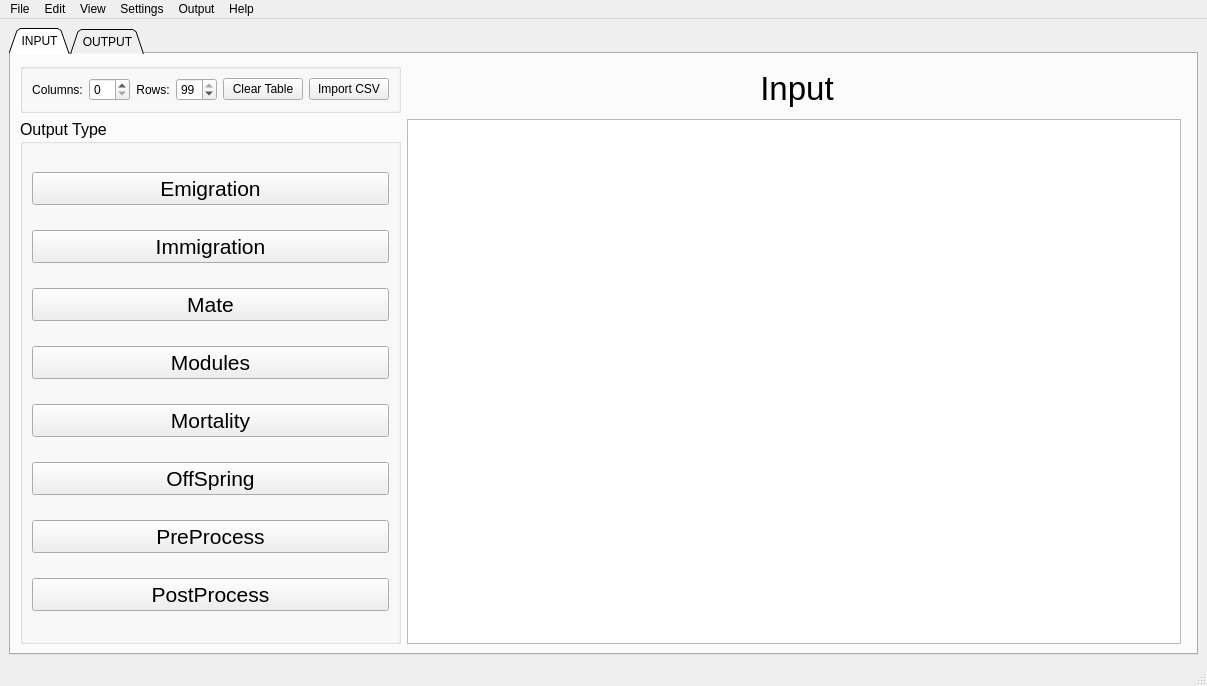
<?xml version="1.0" encoding="UTF-8"?>
<ui version="4.0">
 <class>MainWindow</class>
 <widget class="QMainWindow" name="MainWindow">
  <property name="geometry">
   <rect>
    <x>0</x>
    <y>0</y>
    <width>1207</width>
    <height>686</height>
   </rect>
  </property>
  <property name="windowTitle">
   <string>CDMetaPop</string>
  </property>
  <widget class="QWidget" name="centralwidget">
   <property name="sizePolicy">
    <sizepolicy hsizetype="Preferred" vsizetype="Preferred">
     <horstretch>0</horstretch>
     <verstretch>0</verstretch>
    </sizepolicy>
   </property>
   <property name="focusPolicy">
    <enum>Qt::NoFocus</enum>
   </property>
   <layout class="QGridLayout" name="gridLayout">
    <item row="0" column="1">
     <widget class="QTabWidget" name="tabWidget">
      <property name="tabShape">
       <enum>QTabWidget::Triangular</enum>
      </property>
      <property name="currentIndex">
       <number>0</number>
      </property>
      <property name="movable">
       <bool>true</bool>
      </property>
      <widget class="QWidget" name="tab">
       <attribute name="title">
        <string>INPUT</string>
       </attribute>
       <layout class="QGridLayout" name="gridLayout_5">
        <property name="sizeConstraint">
         <enum>QLayout::SetDefaultConstraint</enum>
        </property>
        <item row="0" column="1" colspan="2">
         <widget class="QLabel" name="InputTableLabelHeader">
          <property name="font">
           <font>
            <pointsize>25</pointsize>
           </font>
          </property>
          <property name="frameShadow">
           <enum>QFrame::Sunken</enum>
          </property>
          <property name="text">
           <string>Input</string>
          </property>
          <property name="alignment">
           <set>Qt::AlignCenter</set>
          </property>
         </widget>
        </item>
        <item row="2" column="1">
         <widget class="QTableWidget" name="InputTable"/>
        </item>
        <item row="2" column="0">
         <widget class="QGroupBox" name="OutPutGroup">
          <property name="font">
           <font>
            <pointsize>12</pointsize>
            <weight>50</weight>
            <bold>false</bold>
           </font>
          </property>
          <property name="title">
           <string>Output Type</string>
          </property>
          <layout class="QGridLayout" name="gridLayout_2">
           <item row="0" column="0">
            <widget class="QPushButton" name="EmigrationButton">
             <property name="font">
              <font>
               <pointsize>16</pointsize>
              </font>
             </property>
             <property name="text">
              <string>Emigration</string>
             </property>
            </widget>
           </item>
           <item row="1" column="0">
            <widget class="QPushButton" name="ImmigrationButton">
             <property name="font">
              <font>
               <pointsize>16</pointsize>
              </font>
             </property>
             <property name="text">
              <string>Immigration</string>
             </property>
            </widget>
           </item>
           <item row="2" column="0">
            <widget class="QPushButton" name="MateButton">
             <property name="font">
              <font>
               <pointsize>16</pointsize>
              </font>
             </property>
             <property name="text">
              <string>Mate</string>
             </property>
            </widget>
           </item>
           <item row="3" column="0">
            <widget class="QPushButton" name="ModulesButton">
             <property name="font">
              <font>
               <pointsize>16</pointsize>
              </font>
             </property>
             <property name="text">
              <string>Modules</string>
             </property>
            </widget>
           </item>
           <item row="4" column="0">
            <widget class="QPushButton" name="MortalityButton">
             <property name="font">
              <font>
               <pointsize>16</pointsize>
              </font>
             </property>
             <property name="text">
              <string>Mortality</string>
             </property>
            </widget>
           </item>
           <item row="5" column="0">
            <widget class="QPushButton" name="OffspringButton">
             <property name="font">
              <font>
               <pointsize>16</pointsize>
              </font>
             </property>
             <property name="text">
              <string>OffSpring</string>
             </property>
            </widget>
           </item>
           <item row="6" column="0">
            <widget class="QPushButton" name="PreProcessButton">
             <property name="font">
              <font>
               <pointsize>16</pointsize>
              </font>
             </property>
             <property name="text">
              <string>PreProcess</string>
             </property>
            </widget>
           </item>
           <item row="7" column="0">
            <widget class="QPushButton" name="PostProcessButton">
             <property name="font">
              <font>
               <pointsize>16</pointsize>
              </font>
             </property>
             <property name="text">
              <string>PostProcess</string>
             </property>
            </widget>
           </item>
          </layout>
         </widget>
        </item>
        <item row="0" column="0">
         <widget class="QGroupBox" name="InputTableGroup">
          <property name="title">
           <string/>
          </property>
          <layout class="QHBoxLayout" name="horizontalLayout_2">
           <item>
            <widget class="QLabel" name="ColumnsLabel">
             <property name="text">
              <string>Columns:</string>
             </property>
             <property name="alignment">
              <set>Qt::AlignCenter</set>
             </property>
            </widget>
           </item>
           <item>
            <widget class="QSpinBox" name="ColumnsSpinBox"/>
           </item>
           <item>
            <widget class="QLabel" name="RowsLabel">
             <property name="text">
              <string>Rows:</string>
             </property>
             <property name="alignment">
              <set>Qt::AlignCenter</set>
             </property>
            </widget>
           </item>
           <item>
            <widget class="QSpinBox" name="RowsSpinBox">
             <property name="value">
              <number>99</number>
             </property>
             <property name="displayIntegerBase">
              <number>10</number>
             </property>
            </widget>
           </item>
           <item>
            <widget class="QPushButton" name="ClearInputButton">
             <property name="text">
              <string>Clear Table</string>
             </property>
            </widget>
           </item>
           <item>
            <widget class="QPushButton" name="ImportCSVButton">
             <property name="text">
              <string>Import CSV</string>
             </property>
            </widget>
           </item>
          </layout>
         </widget>
        </item>
       </layout>
      </widget>
      <widget class="QWidget" name="tab_2">
       <attribute name="title">
        <string>OUTPUT</string>
       </attribute>
       <layout class="QVBoxLayout" name="verticalLayout">
        <item>
         <widget class="QTableWidget" name="OutputTable">
          <property name="mouseTracking">
           <bool>false</bool>
          </property>
          <property name="sizeAdjustPolicy">
           <enum>QAbstractScrollArea::AdjustIgnored</enum>
          </property>
          <property name="alternatingRowColors">
           <bool>true</bool>
          </property>
          <attribute name="horizontalHeaderVisible">
           <bool>false</bool>
          </attribute>
          <attribute name="horizontalHeaderCascadingSectionResizes">
           <bool>true</bool>
          </attribute>
          <attribute name="verticalHeaderCascadingSectionResizes">
           <bool>true</bool>
          </attribute>
          <row>
           <property name="text">
            <string>A</string>
           </property>
          </row>
          <row>
           <property name="text">
            <string>B</string>
           </property>
          </row>
          <row>
           <property name="text">
            <string>C</string>
           </property>
          </row>
          <row>
           <property name="text">
            <string>D</string>
           </property>
          </row>
          <row>
           <property name="text">
            <string>E</string>
           </property>
          </row>
          <row>
           <property name="text">
            <string>F</string>
           </property>
          </row>
          <row>
           <property name="text">
            <string>G</string>
           </property>
          </row>
          <row>
           <property name="text">
            <string>H</string>
           </property>
          </row>
          <row>
           <property name="text">
            <string>I</string>
           </property>
          </row>
          <row>
           <property name="text">
            <string>J</string>
           </property>
          </row>
          <row>
           <property name="text">
            <string>K</string>
           </property>
          </row>
          <row>
           <property name="text">
            <string>L</string>
           </property>
          </row>
          <row>
           <property name="text">
            <string>M</string>
           </property>
          </row>
          <row>
           <property name="text">
            <string>N</string>
           </property>
          </row>
          <row>
           <property name="text">
            <string>O</string>
           </property>
          </row>
          <row>
           <property name="text">
            <string>P</string>
           </property>
          </row>
          <row>
           <property name="text">
            <string>Q</string>
           </property>
          </row>
          <row>
           <property name="text">
            <string>R</string>
           </property>
          </row>
          <row>
           <property name="text">
            <string>S</string>
           </property>
          </row>
          <row>
           <property name="text">
            <string>T</string>
           </property>
          </row>
          <row>
           <property name="text">
            <string>U</string>
           </property>
          </row>
          <row>
           <property name="text">
            <string>V</string>
           </property>
          </row>
          <row>
           <property name="text">
            <string>W</string>
           </property>
          </row>
          <row>
           <property name="text">
            <string>X</string>
           </property>
          </row>
          <row>
           <property name="text">
            <string>Y</string>
           </property>
          </row>
          <row>
           <property name="text">
            <string>Z</string>
           </property>
          </row>
          <column>
           <property name="text">
            <string>A</string>
           </property>
          </column>
          <column>
           <property name="text">
            <string>B</string>
           </property>
          </column>
          <column>
           <property name="text">
            <string>C</string>
           </property>
          </column>
          <column>
           <property name="text">
            <string>D</string>
           </property>
          </column>
          <column>
           <property name="text">
            <string>E</string>
           </property>
          </column>
          <column>
           <property name="text">
            <string>F</string>
           </property>
          </column>
          <column>
           <property name="text">
            <string>G</string>
           </property>
          </column>
          <column>
           <property name="text">
            <string>H</string>
           </property>
          </column>
          <column>
           <property name="text">
            <string>I</string>
           </property>
          </column>
          <column>
           <property name="text">
            <string>J</string>
           </property>
          </column>
          <column>
           <property name="text">
            <string>K</string>
           </property>
          </column>
          <column>
           <property name="text">
            <string>L</string>
           </property>
          </column>
          <column>
           <property name="text">
            <string>M</string>
           </property>
          </column>
          <column>
           <property name="text">
            <string>N</string>
           </property>
          </column>
          <column>
           <property name="text">
            <string>O</string>
           </property>
          </column>
          <column>
           <property name="text">
            <string>P</string>
           </property>
          </column>
          <column>
           <property name="text">
            <string>Q</string>
           </property>
          </column>
          <column>
           <property name="text">
            <string>R</string>
           </property>
          </column>
          <column>
           <property name="text">
            <string>S</string>
           </property>
          </column>
          <column>
           <property name="text">
            <string>T</string>
           </property>
          </column>
          <column>
           <property name="text">
            <string>U</string>
           </property>
          </column>
          <column>
           <property name="text">
            <string>V</string>
           </property>
          </column>
          <column>
           <property name="text">
            <string>W</string>
           </property>
          </column>
          <column>
           <property name="text">
            <string>X</string>
           </property>
          </column>
          <column>
           <property name="text">
            <string>Y</string>
           </property>
          </column>
          <column>
           <property name="text">
            <string>Z</string>
           </property>
          </column>
         </widget>
        </item>
       </layout>
      </widget>
     </widget>
    </item>
   </layout>
  </widget>
  <widget class="QMenuBar" name="menubar">
   <property name="geometry">
    <rect>
     <x>0</x>
     <y>0</y>
     <width>1207</width>
     <height>21</height>
    </rect>
   </property>
   <widget class="QMenu" name="menuFile">
    <property name="title">
     <string>File</string>
    </property>
    <addaction name="actionNew"/>
    <addaction name="actionOpen"/>
    <addaction name="actionRecent"/>
    <addaction name="actionImport"/>
    <addaction name="separator"/>
    <addaction name="actionSave"/>
    <addaction name="actionSave_As"/>
    <addaction name="separator"/>
    <addaction name="actionPrint"/>
    <addaction name="separator"/>
    <addaction name="actionQuit"/>
   </widget>
   <widget class="QMenu" name="menuView">
    <property name="title">
     <string>View</string>
    </property>
    <addaction name="actionFullScreen"/>
    <addaction name="actionSplitScreen"/>
    <addaction name="actionInput_Pop_Out"/>
    <addaction name="actionOutput_Pop_Out"/>
    <addaction name="actionGraph"/>
   </widget>
   <widget class="QMenu" name="menuEdit">
    <property name="title">
     <string>Edit</string>
    </property>
    <widget class="QMenu" name="menuTAble">
     <property name="title">
      <string>Table</string>
     </property>
     <addaction name="actionSize"/>
     <addaction name="actionFont"/>
     <addaction name="actionType"/>
     <addaction name="actionHeader"/>
     <addaction name="actionFooter"/>
    </widget>
    <addaction name="menuTAble"/>
    <addaction name="separator"/>
    <addaction name="actionUndo"/>
    <addaction name="actionRedo"/>
    <addaction name="actionCopy"/>
    <addaction name="actionPaste"/>
    <addaction name="actionClear"/>
    <addaction name="actionClear_Output"/>
   </widget>
   <widget class="QMenu" name="menuSettings">
    <property name="title">
     <string>Settings</string>
    </property>
    <addaction name="actionPreferences"/>
   </widget>
   <widget class="QMenu" name="menuHelp">
    <property name="title">
     <string>Help</string>
    </property>
    <addaction name="actionCDMetaPop_About"/>
    <addaction name="actionFrequently_Asked_Questions"/>
   </widget>
   <widget class="QMenu" name="menuOutput">
    <property name="title">
     <string>Output</string>
    </property>
   </widget>
   <addaction name="menuFile"/>
   <addaction name="menuEdit"/>
   <addaction name="menuView"/>
   <addaction name="menuSettings"/>
   <addaction name="menuOutput"/>
   <addaction name="menuHelp"/>
  </widget>
  <widget class="QStatusBar" name="statusbar"/>
  <action name="actionOpen">
   <property name="text">
    <string>Open</string>
   </property>
  </action>
  <action name="actionSave">
   <property name="text">
    <string>Save</string>
   </property>
  </action>
  <action name="actionSave_As">
   <property name="text">
    <string>Save As</string>
   </property>
  </action>
  <action name="actionFullScreen">
   <property name="text">
    <string>FullScreen</string>
   </property>
  </action>
  <action name="actionSplitScreen">
   <property name="text">
    <string>SplitScreen</string>
   </property>
  </action>
  <action name="actionInput">
   <property name="text">
    <string>Input (PopOut)</string>
   </property>
  </action>
  <action name="actionOutput">
   <property name="text">
    <string>Output (PopOut)</string>
   </property>
  </action>
  <action name="actionGraph">
   <property name="text">
    <string>Graph</string>
   </property>
  </action>
  <action name="actionRecent">
   <property name="text">
    <string>Recent</string>
   </property>
  </action>
  <action name="actionPrint">
   <property name="text">
    <string>Print</string>
   </property>
  </action>
  <action name="actionQuit">
   <property name="text">
    <string>Quit</string>
   </property>
  </action>
  <action name="actionSize">
   <property name="text">
    <string>Size</string>
   </property>
  </action>
  <action name="actionFont">
   <property name="text">
    <string>Font</string>
   </property>
  </action>
  <action name="actionType">
   <property name="text">
    <string>Type</string>
   </property>
  </action>
  <action name="actionHeader">
   <property name="text">
    <string>Header</string>
   </property>
  </action>
  <action name="actionFooter">
   <property name="text">
    <string>Footer</string>
   </property>
  </action>
  <action name="actionUndo">
   <property name="text">
    <string>Undo</string>
   </property>
  </action>
  <action name="actionRedo">
   <property name="text">
    <string>Redo</string>
   </property>
  </action>
  <action name="actionPreferences">
   <property name="text">
    <string>Preferences</string>
   </property>
  </action>
  <action name="actionCDMetaPop_About">
   <property name="text">
    <string>CDMetaPop About</string>
   </property>
  </action>
  <action name="actionFrequently_Asked_Questions">
   <property name="text">
    <string>Frequently Asked Questions</string>
   </property>
  </action>
  <action name="actionNew">
   <property name="text">
    <string>New</string>
   </property>
  </action>
  <action name="actionImport">
   <property name="text">
    <string>Import</string>
   </property>
  </action>
  <action name="actionCopy">
   <property name="text">
    <string>Copy</string>
   </property>
  </action>
  <action name="actionPaste">
   <property name="text">
    <string>Paste</string>
   </property>
  </action>
  <action name="actionClear">
   <property name="text">
    <string>Clear Input</string>
   </property>
  </action>
  <action name="actionClear_Output">
   <property name="text">
    <string>Clear Output</string>
   </property>
  </action>
  <action name="actionInput_Pop_Out">
   <property name="text">
    <string>Input (Pop Out)</string>
   </property>
  </action>
  <action name="actionOutput_Pop_Out">
   <property name="text">
    <string>Output (Pop Out)</string>
   </property>
  </action>
 </widget>
 <resources/>
 <connections>
  <connection>
   <sender>actionQuit</sender>
   <signal>triggered()</signal>
   <receiver>MainWindow</receiver>
   <slot>close()</slot>
   <hints>
    <hint type="sourcelabel">
     <x>-1</x>
     <y>-1</y>
    </hint>
    <hint type="destinationlabel">
     <x>638</x>
     <y>433</y>
    </hint>
   </hints>
  </connection>
  <connection>
   <sender>actionClear_Output</sender>
   <signal>triggered()</signal>
   <receiver>OutputTable</receiver>
   <slot>clear()</slot>
   <hints>
    <hint type="sourcelabel">
     <x>-1</x>
     <y>-1</y>
    </hint>
    <hint type="destinationlabel">
     <x>663</x>
     <y>363</y>
    </hint>
   </hints>
  </connection>
  <connection>
   <sender>actionClear</sender>
   <signal>triggered()</signal>
   <receiver>InputTable</receiver>
   <slot>clear()</slot>
   <hints>
    <hint type="sourcelabel">
     <x>-1</x>
     <y>-1</y>
    </hint>
    <hint type="destinationlabel">
     <x>668</x>
     <y>363</y>
    </hint>
   </hints>
  </connection>
  <connection>
   <sender>ClearInputButton</sender>
   <signal>clicked()</signal>
   <receiver>InputTable</receiver>
   <slot>clear()</slot>
   <hints>
    <hint type="sourcelabel">
     <x>239</x>
     <y>76</y>
    </hint>
    <hint type="destinationlabel">
     <x>697</x>
     <y>462</y>
    </hint>
   </hints>
  </connection>
  <connection>
   <sender>actionFullScreen</sender>
   <signal>triggered()</signal>
   <receiver>MainWindow</receiver>
   <slot>showMaximized()</slot>
   <hints>
    <hint type="sourcelabel">
     <x>-1</x>
     <y>-1</y>
    </hint>
    <hint type="destinationlabel">
     <x>638</x>
     <y>433</y>
    </hint>
   </hints>
  </connection>
 </connections>
</ui>
